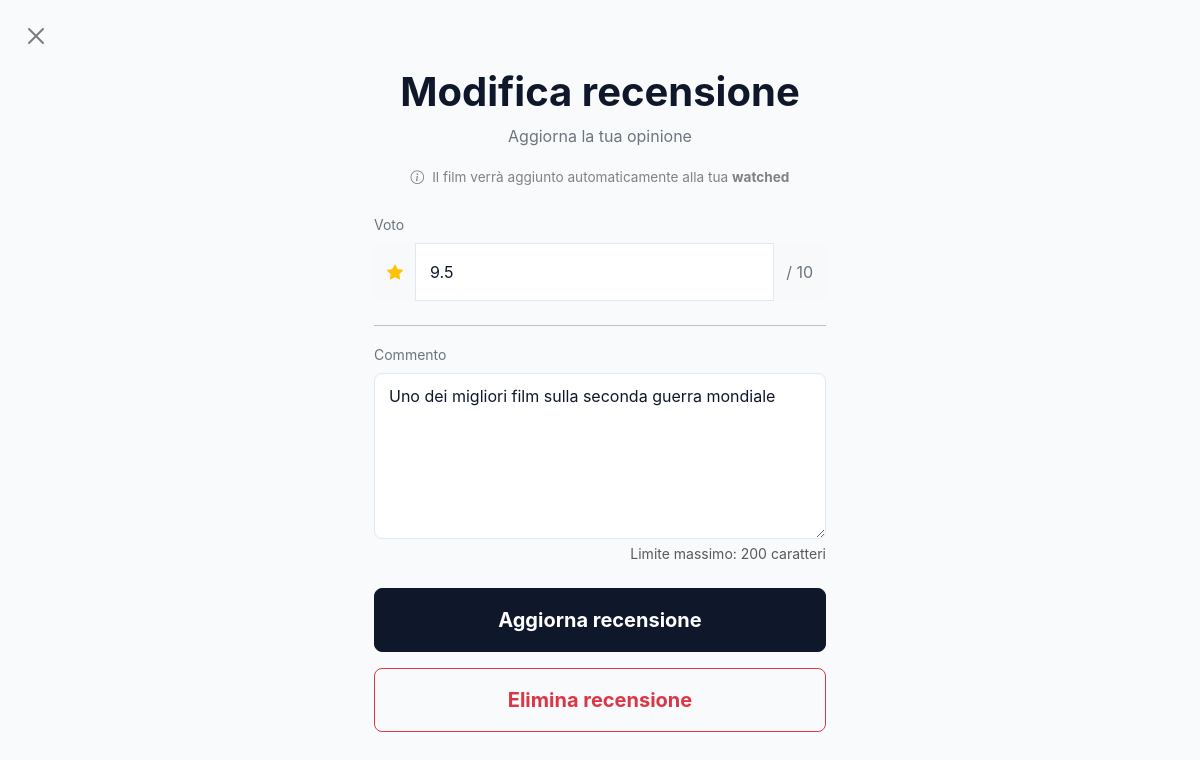
The app's page /pages/user/review.php?tmdb_id=424 (signed in) with its own data.
### tables this page shows
CREATE TABLE `recensioni` (
  `id_recensione` int(11) NOT NULL AUTO_INCREMENT,
  `tmdb_id` int(11) NOT NULL,
  `id_utente` int(11) NOT NULL,
  `data_aggiunto` timestamp NULL DEFAULT NULL,
  `commento` text DEFAULT NULL,
  `voto` decimal(3,1) DEFAULT NULL,
  PRIMARY KEY (`id_recensione`),
  KEY `id_utente` (`id_utente`),
  CONSTRAINT `recensioni_ibfk_1` FOREIGN KEY (`id_utente`) REFERENCES `utenti` (`id_utente`)
);

### pages/user/review.php (the view, shortened to what this page needs)
<?php
require_once(__DIR__ . '/../../config/connection.php');
$tmdb_id = $_GET['tmdb_id'] ?? null;
$recensione_esistente = null;
$id_utente = $_SESSION['id_utente'] ?? null;
try {
    $sql = "SELECT * FROM recensioni WHERE id_utente = :id_utente AND tmdb_id = :tmdb_id";
    $stmt = $conn->prepare($sql);
    $stmt->execute([
        ':id_utente' => $id_utente,
        ':tmdb_id' => $tmdb_id
    ]);
    $recensione_esistente = $stmt->fetch();
} catch (PDOException $e) {
    error_log("Errore nel DB: " . $e->getMessage());
}
?>
<!DOCTYPE html>
<html lang="it">
<head>
    <link rel="stylesheet" href="/node_modules/bootstrap/dist/css/bootstrap.min.css">
    <link rel="stylesheet" href="/node_modules/bootstrap-icons/font/bootstrap-icons.css">
    <link rel="stylesheet" href="/assets/css/style.css">
</head>
<body>
    <div class="container-fluid">
        <div class="row vh-100 justify-content-center align-items-center">
            <div class="col-12 col-sm-8 col-md-6 col-lg-5 px-4">
                <a href="/pages/public/film.php?tmdb_id=<?= urldecode($tmdb_id) ?>"
                    class="btn-close position-absolute top-0 start-0 m-4"
                    aria-label="Close">
                </a>
                <div class="text-center mb-4">
                    <h1 class="display-6 fw-bolder mb-2">
                        <?= $recensione_esistente ? 'Modifica recensione' : 'Scrivi recensione' ?>
                    </h1>
                    <p class="text-secondary mb-3">
                        <?= $recensione_esistente
                            ? 'Aggiorna la tua opinione'
                            : 'Condividi la tua opinione' ?>
                    </p>
                    <div class="d-inline-flex align-items-center text-muted opacity-75" style="font-size: 0.85rem;">
                        <i class="bi bi-info-circle me-2"></i>
                        <span>Il film verrà aggiunto automaticamente alla tua <strong>watched</strong></span>
                    </div>
                </div>
                <form method="POST">
                    <div class="mb-4">
                        <label class="form-label small text-secondary">Voto</label>
                        <div class="input-group">
                            <span class="input-group-text bg-light border-light">
                                <i class="bi bi-star-fill text-warning"></i>
                            </span>
                            <input
                                type="number"
                                name="rating"
                                step="0.1"
                                id="rating"
                                class="form-control bg-light border-light py-3"
                                min="1"
                                max="10"
                                placeholder="Da 1 a 10"
                                value="<?= htmlspecialchars($recensione_esistente['voto'] ?? '') ?>"
                                required>
                            <span class="input-group-text bg-light border-light text-secondary">/ 10</span>
                        </div>
                    </div>
                    <hr class="my-3 opacity-25">
                    <div class="mb-4">
                        <label class="form-label small text-secondary">Commento</label>
                        <textarea
                            name="commento"
                            id="commento"
                            class="form-control bg-light border-light"
                            rows="6"
                            maxlength="200"
                            placeholder="Scrivi qui la tua recensione..."
                            required><?= htmlspecialchars($recensione_esistente['commento'] ?? '') ?></textarea>
                            <div class="form-text text-end">
                                Limite massimo: 200 caratteri
                            </div>
                    </div>
                    <button type="submit" name="write_review" class="btn btn-dark btn-lg w-100 py-3 fw-bold mb-3">
                        <?= $recensione_esistente ? 'Aggiorna recensione' : 'Pubblica recensione' ?>
                    </button>
                    <?php if ($recensione_esistente): ?>
                        <button type="submit" onclick="closeAndRedirect()" name="delete_review" class="btn btn-outline-danger btn-lg w-100 py-3 fw-bold">
                            Elimina recensione
                        </button>
                    <?php endif; ?>
                </form>
            </div>
        </div>
    </div>
</body>
</html>

### assets/css/style.css (style rules this page uses)
:root { --accent: #6366f1; --accent-hover: #4f46e5; --accent-dark: #3730a3; --bg: #f8fafc; --bg-surface: #ffffff; --bg-muted: #f1f5f9; --border: #e2e8f0; --text: #0f172a; --text-muted: #64748b; --shadow-sm: 0 1px 2px 0 rgb(0 0 0 / 0.05); --shadow-md: 0 4px 6px -1px rgb(0 0 0 / 0.1), 0 2px 4px -2px rgb(0 0 0 / 0.1); --shadow-lg: 0 10px 15px -3px rgb(0 0 0 / 0.1), 0 4px 6px -4px rgb(0 0 0 / 0.1); --radius-md: 12px; --radius-lg: 16px; --transition: all 0.3s cubic-bezier(0.4, 0, 0.2, 1); }
body { background-color: var(--bg); color: var(--text); font-family: 'DM Sans', -apple-system, BlinkMacSystemFont, "Segoe UI", Roboto, sans-serif; -webkit-font-smoothing: antialiased; -moz-osx-font-smoothing: grayscale; animation: fadeIn 0.5s ease-out; }
.btn-dark { background-color: var(--text) !important; border-color: var(--text) !important; color: #fff !important; border-radius: 8px; font-weight: 500; transition: var(--transition); }
.form-control { background-color: var(--bg-surface) !important; border: 1px solid var(--border) !important; border-radius: 8px; color: var(--text) !important; padding: 10px 14px; transition: var(--transition); }
.form-control::placeholder { color: var(--text-muted) !important; }

### records on screen
recensioni: rating "9.5", commento "Uno dei migliori film sulla seconda guerra mondiale"
